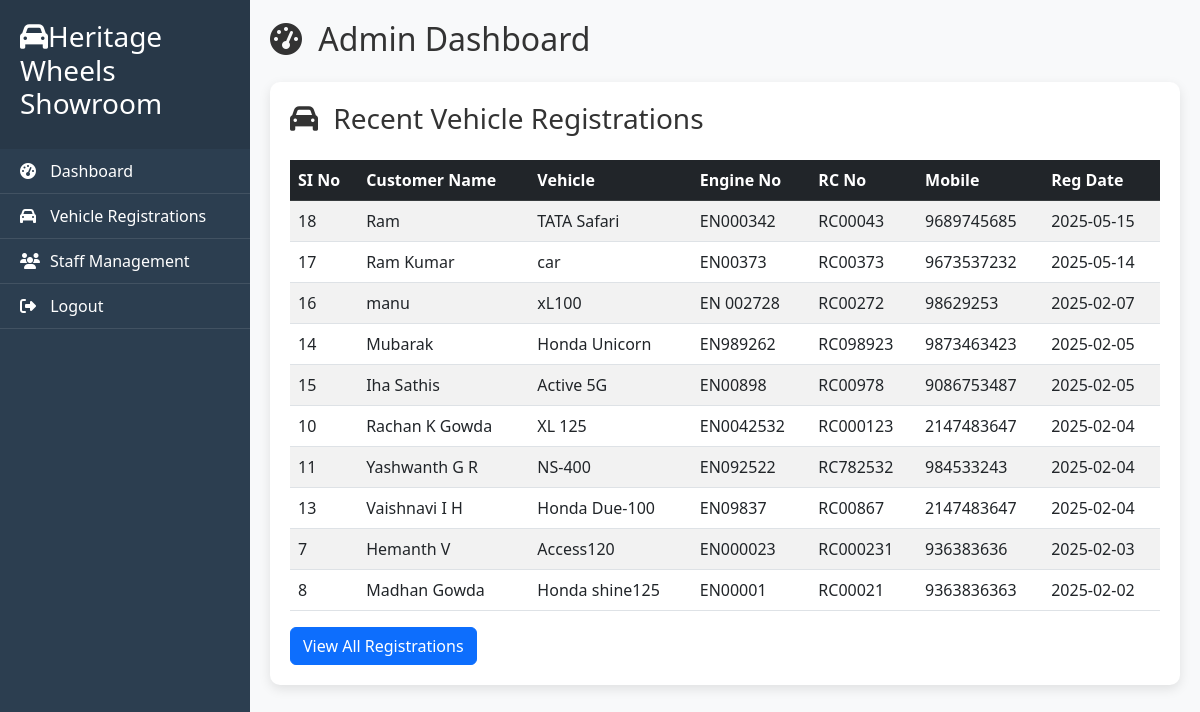
/admin/registrations.php, run on the app's committed database.
### tables this page shows
CREATE TABLE `data` (
  `cname` text NOT NULL,
  `dob` date NOT NULL,
  `email` varchar(50) NOT NULL,
  `id_proof` varchar(20) NOT NULL,
  `mobile` varchar(15) NOT NULL,
  `vehicle_name` text NOT NULL,
  `eng_num` varchar(20) NOT NULL,
  `rc_num` varchar(20) NOT NULL,
  `SI_no` int(10) NOT NULL,
  `reg_date` date NOT NULL DEFAULT current_timestamp()
);

### admin/registrations.php (the view, shortened to what this page needs)
<?php
$conn = new mysqli('localhost', 'root', '', 'vehicli');
?>
<!DOCTYPE html>
<html lang="en">
<head>
    <link href="https://cdn.jsdelivr.net/npm/bootstrap@5.2.3/dist/css/bootstrap.min.css" rel="stylesheet">
    <link rel="stylesheet" href="https://cdnjs.cloudflare.com/ajax/libs/font-awesome/6.4.0/css/all.min.css">
</head>
<body>
    <div class="sidebar" id="sidebar">
        <div class="sidebar-header">
            <h3><i class="fas fa-car"></i>Heritage Wheels Showroom</h3>
        </div>
        <ul class="sidebar-menu">
            <li class="active"><a href="admin.php"><i class="fas fa-tachometer-alt"></i> Dashboard</a></li>
            <li><a href="registrations.php"><i class="fas fa-car"></i> Vehicle Registrations</a></li>
            <li><a href="users.php"><i class="fas fa-users"></i>Staff Management</a></li>
            <li><a href="..\login.php"><i class="fas fa-sign-out-alt"></i> Logout</a></li>
        </ul>
    </div>
    <div class="main-content">
        <h2 class="mb-4"><i class="fas fa-tachometer-alt me-2"></i> Admin Dashboard</h2>
        <div class="table-container" id="registrations">
            <div class="d-flex justify-content-between align-items-center mb-3">
                <h3><i class="fas fa-car me-2"></i> Recent Vehicle Registrations</h3>
            </div>
            <div class="table-responsive">
                <table class="table table-striped table-hover">
                    <thead class="table-dark">
                        <tr>
                            <th>SI No</th>
                            <th>Customer Name</th>
                            <th>Vehicle</th>
                            <th>Engine No</th>
                            <th>RC No</th>
                            <th>Mobile</th>
                            <th>Reg Date</th>
                        </tr>
                    </thead>
                    <tbody>
                        <?php
                        $result = $conn->query("SELECT * FROM data ORDER BY reg_date DESC LIMIT 10");
                        while($row = $result->fetch_assoc()) {
                            echo "<tr>
                                <td>{$row['SI_no']}</td>
                                <td>{$row['cname']}</td>
                                <td>{$row['vehicle_name']}</td>
                                <td>{$row['eng_num']}</td>
                                <td>{$row['rc_num']}</td>
                                <td>{$row['mobile']}</td>
                                <td>{$row['reg_date']}</td>
                            </tr>";
                        }
                        ?>
                    </tbody>
                </table>
                <a href="customer_data.php" class="btn btn-primary">View All Registrations</a>
            </div>
        </div>
</body>
</html>

### admin/registrations.php (style rules this page uses)
:root { --primary-color: #2c3e50; --secondary-color: #3498db; --accent-color: #e74c3c; --light-color: #ecf0f1; --dark-color: #2c3e50; }
body { font-family: 'Segoe UI', Tahoma, Geneva, Verdana, sans-serif; background-color: #f8f9fa; color: #333; }
.sidebar { background-color: var(--primary-color); color: white; height: 100vh; position: fixed; width: 250px; transition: all 0.3s; z-index: 1000; }
.sidebar-header { padding: 20px; background-color: rgba(0, 0, 0, 0.1); }
.sidebar-menu { padding: 0; list-style: none; }
.sidebar-menu li { padding: 10px 20px; border-bottom: 1px solid rgba(255, 255, 255, 0.1); transition: all 0.3s; }
.sidebar-menu a { color: white; text-decoration: none; display: block; }
.sidebar-menu i { margin-right: 10px; }
.main-content { margin-left: 250px; padding: 20px; transition: all 0.3s; }
.table-container { background-color: white; border-radius: 10px; box-shadow: 0 4px 12px rgba(0, 0, 0, 0.1); padding: 20px; margin-top: 20px; }

### data on the page
data: SI_no "18", cname "Ram", vehicle_name "TATA Safari", eng_num "EN000342", rc_num "RC00043", mobile "9689745685", reg_date "2025-05-15"
data: SI_no "17", cname "Ram Kumar", vehicle_name "car", eng_num "EN00373", rc_num "RC00373", mobile "9673537232", reg_date "2025-05-14"
data: SI_no "16", cname "manu", vehicle_name "xL100", eng_num "EN 002728", rc_num "RC00272", mobile "98629253", reg_date "2025-02-07"
data: SI_no "14", cname "Mubarak", vehicle_name "Honda Unicorn", eng_num "EN989262", rc_num "RC098923", mobile "9873463423", reg_date "2025-02-05"
data: SI_no "15", cname "Iha Sathis", vehicle_name "Active 5G", eng_num "EN00898", rc_num "RC00978", mobile "9086753487", reg_date "2025-02-05"
data: SI_no "10", cname "Rachan K Gowda", vehicle_name "XL 125", eng_num "EN0042532", rc_num "RC000123", mobile "2147483647", reg_date "2025-02-04"
data: SI_no "11", cname "Yashwanth G R", vehicle_name "NS-400", eng_num "EN092522", rc_num "RC782532", mobile "984533243", reg_date "2025-02-04"
data: SI_no "13", cname "Vaishnavi I H", vehicle_name "Honda Due-100", eng_num "EN09837", rc_num "RC00867", mobile "2147483647", reg_date "2025-02-04"
data: SI_no "7", cname "Hemanth V", vehicle_name "Access120", eng_num "EN000023", rc_num "RC000231", mobile "936383636", reg_date "2025-02-03"
data: SI_no "8", cname "Madhan Gowda", vehicle_name "Honda shine125", eng_num "EN00001", rc_num "RC00021", mobile "9363836363", reg_date "2025-02-02"
